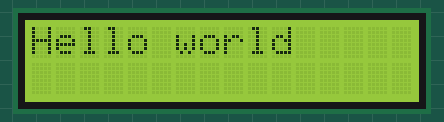
The sketch below on a simulated Arduino Uno, built with avr-gcc and run on an emulated ATmega328P. On the bench: 16×2 character LCD. What the sketch prints to the serial monitor is not drawn.

Above: at 3.1 s.
At 4.1 s:
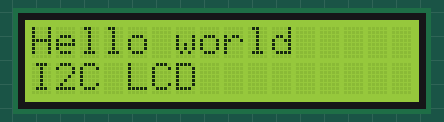

Measured:
- what the display in image 0 shows lasts 1.0 s, from 3.1 s to 4.1 s

The sketch:

test_lcd.ino
```cpp
#include <Wire.h>
#include <LiquidCrystal_I2C.h>

LiquidCrystal_I2C lcd(0x27,16,2);
//LiquidCrystal_I2C lcd(0x23,16,2);
//LiquidCrystal_I2C lcd(0x3F,16,2); // set the LCD address to 0x3F for a 16 chars and 2 line display

void setup()
{
  Serial.begin (115200);
  delay(1000);
  lcd.init(); // initialize the lcd
  delay(1000);
  Serial.println();
  Serial.println("lcd initialise");
  // Print a message to the LCD.
  //lcd.backlight();

    lcd.setBacklight(HIGH);
    lcd.clear();
  Serial.println("ecran eteint");
  delay(1000);
  lcd.setCursor(0,0);
  lcd.print("Hello world");
  Serial.println("1ere ligne ecrite");
  delay(1000);
  lcd.setCursor(0,1);
  lcd.print("I2C LCD");
  Serial.println("2eme ligne ecrite");

}

void loop()
{
}
```
